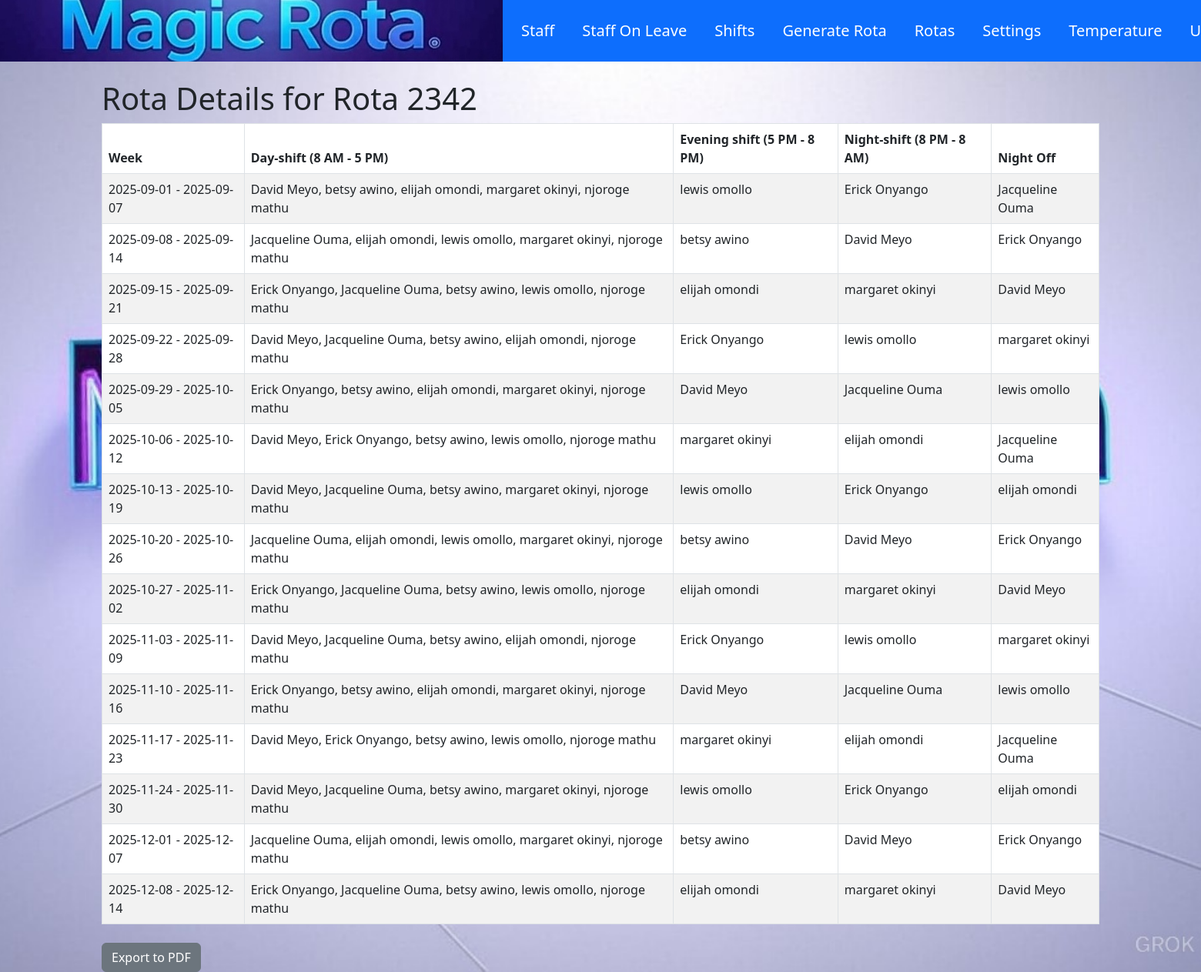
Screenshot of /rota/2342 with the database file from the repository.
### models/models.py (models this page shows)
class Rota(db.Model):
    __tablename__ = 'rotas'
    id = db.Column(db.Integer, primary_key=True, autoincrement=True)
    rota_id = db.Column(db.Integer, nullable=False)
    week_range = db.Column(db.String(50), nullable=False, unique=True)
    shift_8_5 = db.Column(db.String(255), nullable=False)
    shift_5_8 = db.Column(db.String(255), nullable=False)
    shift_8_8 = db.Column(db.String(255), nullable=False)
    night_off = db.Column(db.String(255), nullable=True)
    date = db.Column(db.Date, default=date.today, nullable=False)

### blueprints/rota.py (the view)
@rota_bp.route('/rota/<int:rota_id>', methods=['GET'])
def rota_detail(rota_id):
    rotas = Rota.query.filter_by(rota_id=rota_id).order_by(Rota.date).all()
    if not rotas:
        abort(404)
    return render_template('rota_detail.html', rotas=rotas, rota_id=rota_id)

### app.py (called while the page is built)
@app.before_request
def update_session_timeout():
    if current_user.is_authenticated:
        session.permanent = True  # Extend the session lifetime for each request

### templates/rota_detail.html (shortened to what this page needs)
{% extends "base.html" %}
{% block content %}
    <h1>Rota Details for Rota {{ rota_id }}</h1>
    {% if rotas %}
        <table class="table table-striped table-bordered">
            <thead>
                <tr>
                    <th>Week</th>
                    <th>Day-shift (8 AM - 5 PM)</th>
                    <th>Evening shift (5 PM - 8 PM)</th>
                    <th>Night-shift (8 PM - 8 AM)</th>
                    <th>Night Off</th>
                </tr>
            </thead>
            <tbody>
                {% for rota in rotas %}
                    <tr>
                        <td>{{ rota.week_range }}</td>
                        <td>
                            {% for member in rota.shift_8_5.split(',') %}
                                {{ member.strip() }}{% if not loop.last %}, {% endif %}
                            {% endfor %}
                        </td>
                        <td>{{ rota.shift_5_8 }}</td>
                        <td>{{ rota.shift_8_8 }}</td>
                        <td>{{ rota.night_off }}</td>
                    </tr>
                {% endfor %}
            </tbody>
        </table>
        <a href="{{ url_for('pdf.export_pdf', rota_id=rota_id) }}" class="btn btn-secondary mt-2">Export to PDF</a>  </a>
    {% else %}
        <div class="alert alert-danger" role="alert">
            No rota available yet.
        </div>
    {% endif %}
{% endblock %}

### templates/base.html (shortened to what this page needs)
<!DOCTYPE html>
<html lang="en">
<head>
  <link href="https://cdn.jsdelivr.net/npm/bootstrap@5.3.0/dist/css/bootstrap.min.css" rel="stylesheet">
  <link rel="stylesheet" href="{{ url_for('static', filename='styles.css') }}">
</head>
<body>
  <nav class="navbar navbar-expand-lg navbar-dark bg-primary" style="height: 80px;">
    <div class="container-fluid">
      <a class="navbar-brand text-white" href="/">
        <img src="{{ url_for('static', filename='images/magicbanner.jpeg') }}" alt="Magic Rota Logo">
      </a>
      <div class="collapse navbar-collapse justify-content-between" id="navbarNav">
        <ul class="navbar-nav">
          <li class="nav-item"><a class="nav-link text-white fs-5" href="/members">Staff</a></li>
          <li class="nav-item"><a class="nav-link text-white fs-5" href="/on_leave">Staff On Leave</a></li>
          <li class="nav-item"><a class="nav-link text-white fs-5" href="/shifts">Shifts</a></li>
          <li class="nav-item"><a class="nav-link text-white fs-5" href="/generate_rota">Generate Rota</a></li>
          <li class="nav-item"><a class="nav-link text-white fs-5" href="/rotas">Rotas</a></li>
          <li class="nav-item"><a class="nav-link text-white fs-5" href="/org_details">Settings</a></li>
          <li class="nav-item"><a class="nav-link text-white fs-5" href="/temp_log">Temperature</a></li>
          <li class="nav-item"><a class="nav-link text-white fs-5" href="/users">Users</a></li>
        </ul>
      </div>
    </div>
  </nav>
  <div class="container mt-4">
    {% block content %}{% endblock %}
  </div>
</body>
</html>

### static/styles.css (style rules this page uses)
body { background-image: url('/static/images/magic.jpeg'); background-size: cover; background-repeat: no-repeat; background-attachment: fixed; background-position: center; }

### templates/base.html (style rules this page uses)
.navbar-nav { flex-wrap: nowrap; overflow: hidden; }
.navbar-nav .nav-item { margin-right: 10px; }
.navbar-brand img { max-height: 80px; width: auto; margin-left: -10px; }
.navbar-collapse { flex-wrap: nowrap; }
.nav-link { padding: 8px 12px; white-space: nowrap; }
.container-fluid { padding-left: 10px; padding-right: 10px; }
.navbar-expand-lg .navbar-nav { display: flex; flex-direction: row; align-items: center; gap: 10px; }

### rows the page displays
Rota: week_range "2025-09-01 - 2025-09-07", strip "David Meyo" "betsy awino" "elijah omondi" "margaret okinyi" "njoroge mathu", shift_5_8 "lewis omollo", shift_8_8 "Erick Onyango", night_off "Jacqueline Ouma"
Rota: week_range "2025-09-08 - 2025-09-14", strip "Jacqueline Ouma" "elijah omondi" "lewis omollo" "margaret okinyi" "njoroge mathu", shift_5_8 "betsy awino", shift_8_8 "David Meyo", night_off "Erick Onyango"
Rota: week_range "2025-09-15 - 2025-09-21", strip "Erick Onyango" "Jacqueline Ouma" "betsy awino" "lewis omollo" "njoroge mathu", shift_5_8 "elijah omondi", shift_8_8 "margaret okinyi", night_off "David Meyo"
Rota: week_range "2025-09-22 - 2025-09-28", strip "David Meyo" "Jacqueline Ouma" "betsy awino" "elijah omondi" "njoroge mathu", shift_5_8 "Erick Onyango", shift_8_8 "lewis omollo", night_off "margaret okinyi"
Rota: week_range "2025-09-29 - 2025-10-05", strip "Erick Onyango" "betsy awino" "elijah omondi" "margaret okinyi" "njoroge mathu", shift_5_8 "David Meyo", shift_8_8 "Jacqueline Ouma", night_off "lewis omollo"
Rota: week_range "2025-10-06 - 2025-10-12", strip "David Meyo" "Erick Onyango" "betsy awino" "lewis omollo" "njoroge mathu", shift_5_8 "margaret okinyi", shift_8_8 "elijah omondi", night_off "Jacqueline Ouma"
Rota: week_range "2025-10-13 - 2025-10-19", strip "David Meyo" "Jacqueline Ouma" "betsy awino" "margaret okinyi" "njoroge mathu", shift_5_8 "lewis omollo", shift_8_8 "Erick Onyango", night_off "elijah omondi"
Rota: week_range "2025-10-20 - 2025-10-26", strip "Jacqueline Ouma" "elijah omondi" "lewis omollo" "margaret okinyi" "njoroge mathu", shift_5_8 "betsy awino", shift_8_8 "David Meyo", night_off "Erick Onyango"
Rota: week_range "2025-10-27 - 2025-11-02", strip "Erick Onyango" "Jacqueline Ouma" "betsy awino" "lewis omollo" "njoroge mathu", shift_5_8 "elijah omondi", shift_8_8 "margaret okinyi", night_off "David Meyo"
Rota: week_range "2025-11-03 - 2025-11-09", strip "David Meyo" "Jacqueline Ouma" "betsy awino" "elijah omondi" "njoroge mathu", shift_5_8 "Erick Onyango", shift_8_8 "lewis omollo", night_off "margaret okinyi"
Rota: week_range "2025-11-10 - 2025-11-16", strip "Erick Onyango" "betsy awino" "elijah omondi" "margaret okinyi" "njoroge mathu", shift_5_8 "David Meyo", shift_8_8 "Jacqueline Ouma", night_off "lewis omollo"
Rota: week_range "2025-11-17 - 2025-11-23", strip "David Meyo" "Erick Onyango" "betsy awino" "lewis omollo" "njoroge mathu", shift_5_8 "margaret okinyi", shift_8_8 "elijah omondi", night_off "Jacqueline Ouma"
Rota: week_range "2025-11-24 - 2025-11-30", strip "David Meyo" "Jacqueline Ouma" "betsy awino" "margaret okinyi" "njoroge mathu", shift_5_8 "lewis omollo", shift_8_8 "Erick Onyango", night_off "elijah omondi"
Rota: week_range "2025-12-01 - 2025-12-07", strip "Jacqueline Ouma" "elijah omondi" "lewis omollo" "margaret okinyi" "njoroge mathu", shift_5_8 "betsy awino", shift_8_8 "David Meyo", night_off "Erick Onyango"
Rota: week_range "2025-12-08 - 2025-12-14", strip "Erick Onyango" "Jacqueline Ouma" "betsy awino" "lewis omollo" "njoroge mathu", shift_5_8 "elijah omondi", shift_8_8 "margaret okinyi", night_off "David Meyo"

### other values shown
{{ rota_id }} "2342"
